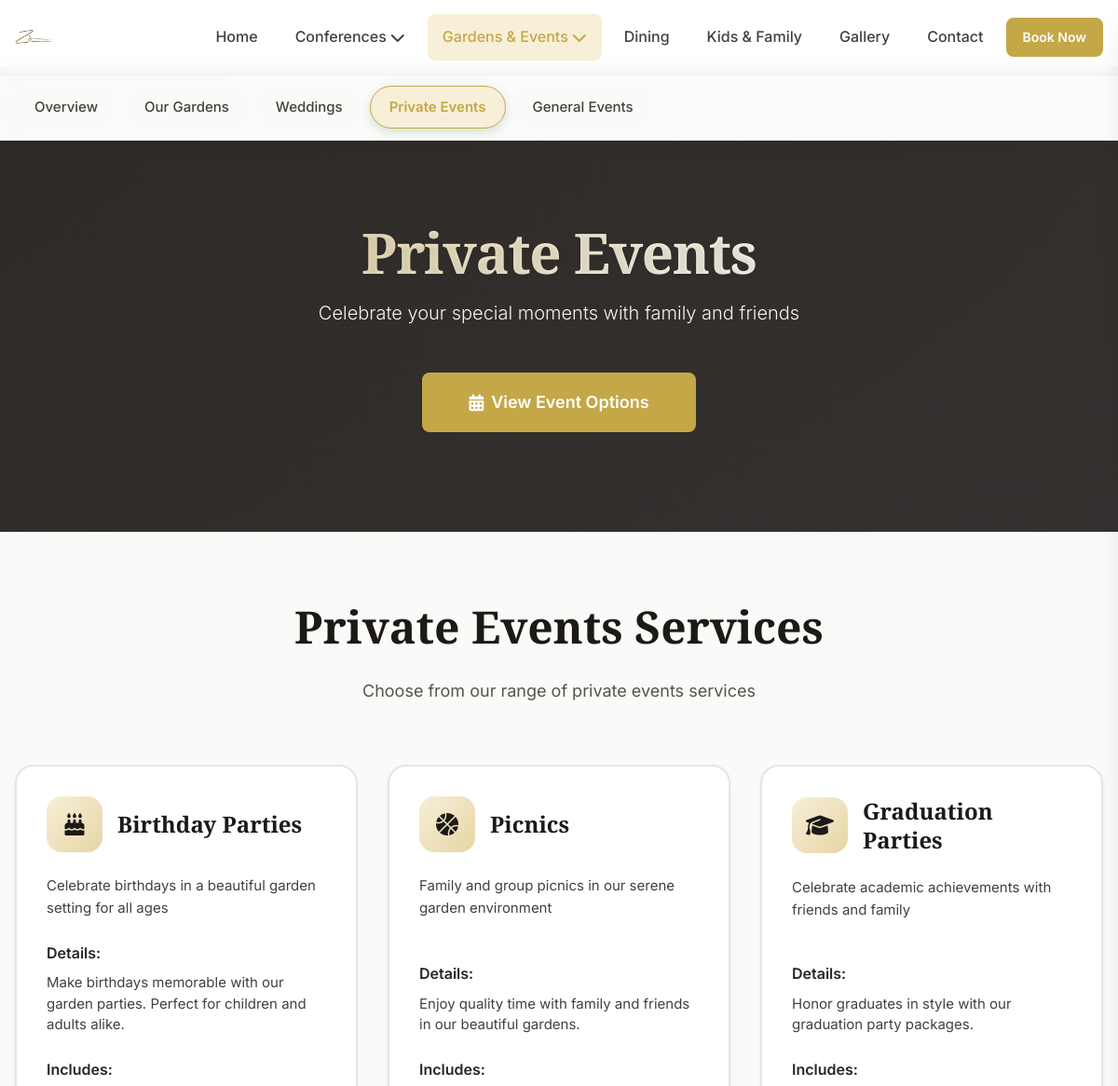
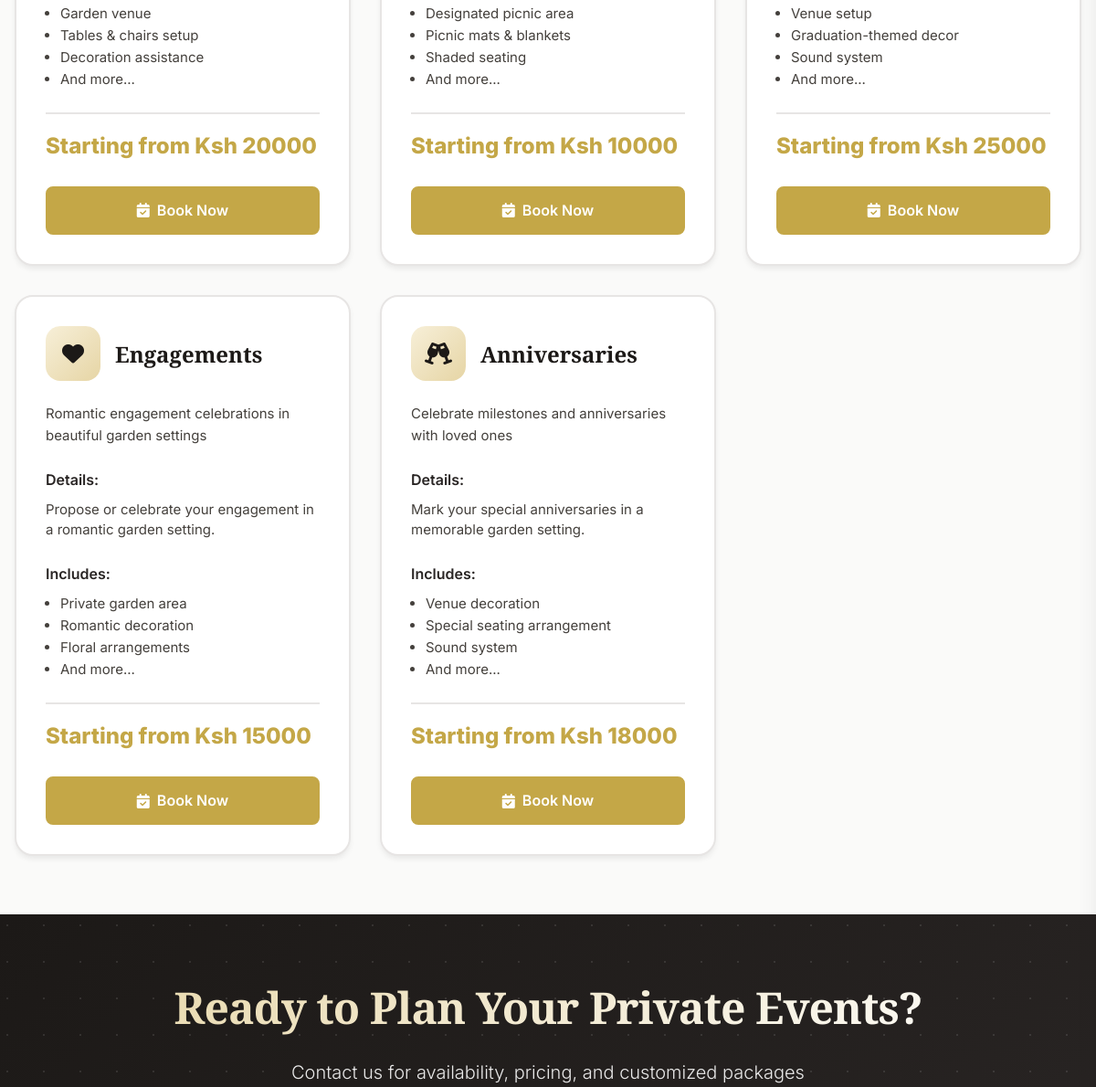
The page /gardens/private-events/ (upper part) on the database as committed earlier (2 pictures, top to bottom).
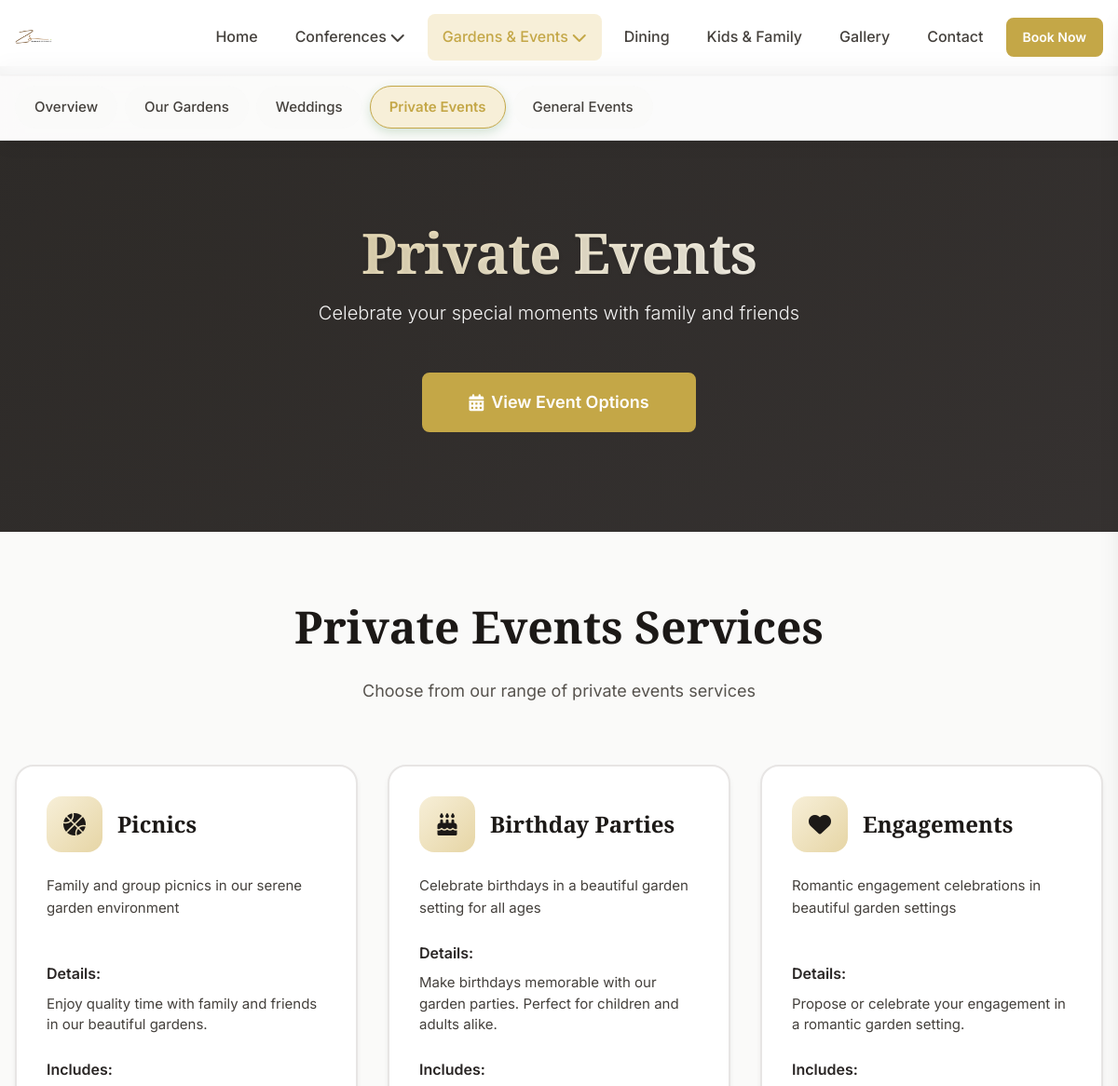
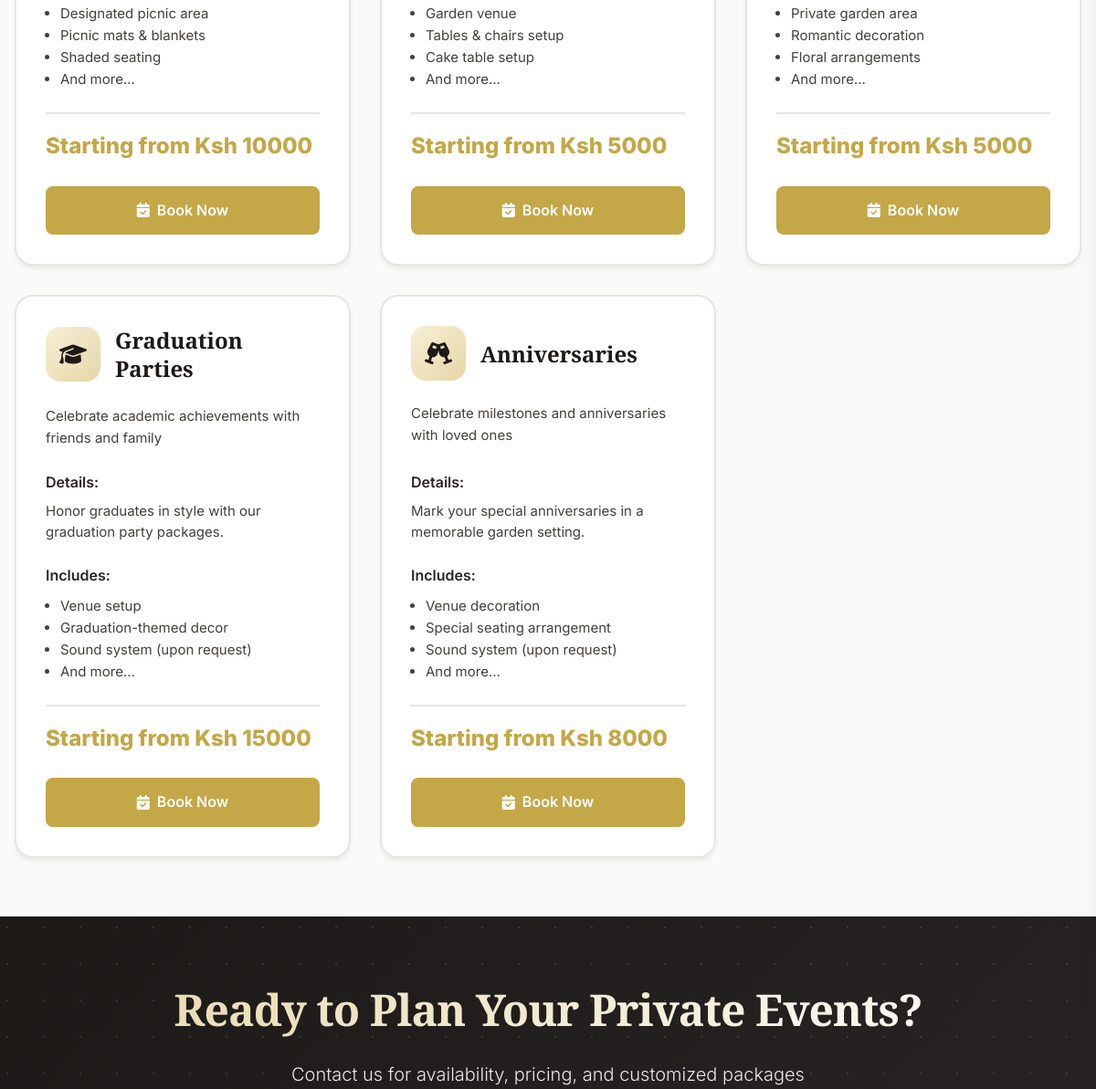
The same page on the database as committed later (2 pictures, top to bottom).
### apps/gardens/models.py (models this page shows, shortened)
class EventType(SEOFields, TimeStampedModel):
    EVENT_CATEGORIES = [
        ('wedding', 'Weddings'),
        ('private', 'Private Events'),
        ('general', 'General Events'),
    ]
    name = models.CharField(max_length=100)
    slug = models.SlugField(unique=True)
    category = models.CharField(max_length=20, choices=EVENT_CATEGORIES)
    icon = models.CharField(max_length=50, help_text="Font Awesome icon class")
    description = models.TextField()
    detailed_description = models.TextField(blank=True)
    includes = models.TextField(
        help_text="Services included, one per line",
        blank=True
    )
    starting_price = models.DecimalField(
        max_digits=10,
        decimal_places=2,
        null=True,
        blank=True
    )
    is_featured = models.BooleanField(default=False)
    is_active = models.BooleanField(default=True)
    display_order = models.IntegerField(default=0)
    class Meta:
        verbose_name = "Event Type"
        verbose_name_plural = "Event Types"
        ordering = ['category', 'display_order']

### apps/gardens/views.py (the view)
# urls.py: path('private-events/', views.private_events_view, name='private_events'),
def private_events_view(request):
    event_types = EventType.objects.filter(
        category='private',
        is_active=True
    ).order_by('display_order')
    context = {
        'event_types': event_types,
        'category': 'Private Events',
        'category_description': 'Celebrate your special moments with family and friends'
    }
    return render(request, 'gardens/category_detail.html', context)

### apps/conferences/context_processors.py (called while the page is built)
def conference_categories(request):
    return {
        'conference_categories': ConferenceCategory.objects.filter(is_active=True).order_by('display_order')
    }

### apps/gardens/context_processors.py (called while the page is built)
def gardens_categories(request):
    return {
        'gardens_categories': EventType.objects.filter(
            is_active=True
        ).order_by('category', 'display_order')
    }

### apps/gardens/templates/gardens/category_detail.html (shortened to what this page needs)
{% extends "gardens/base.html" %}
{% load static %}
{% block gardens_content %}
<section class="gardens-hero">
    <div class="container">
        <div class="gardens-hero-content">
            <h1 class="gardens-hero-title">{{ category }}</h1>
            <p class="gardens-hero-subtitle">{{ category_description }}</p>
            <a href="#events" class="btn btn-gold btn-large">
                <i class="fas fa-calendar-alt"></i>
                View Event Options
            </a>
        </div>
    </div>
</section>
<section class="section-padding" id="events">
    <div class="container">
        <div class="section-header">
            <h2 class="section-title">{{ category }} Services</h2>
            <p class="section-subtitle">Choose from our range of {{ category|lower }} services</p>
        </div>
        {% if event_types %}
        <div class="event-types-grid">
            {% for event in event_types %}
            <div class="event-type-card">
                <div class="event-type-header">
                    <div class="event-type-icon">
                        <i class="{{ event.icon }}"></i>
                    </div>
                    <h3 class="event-type-title">{{ event.name }}</h3>
                </div>
                <p class="event-type-description">
                    {{ event.description }}
                </p>
                {% if event.detailed_description %}
                <div style="margin-bottom: var(--space-lg);">
                    <p style="font-weight: 600; color: var(--neutral-800); margin-bottom: var(--space-2);">
                        Details:
                    </p>
                    <p style="color: var(--neutral-700); font-size: 0.9375rem; line-height: 1.5;">
                        {{ event.detailed_description }}
                    </p>
                </div>
                {% endif %}
                {% if event.includes %}
                <div style="margin-bottom: var(--space-lg);">
                    <p style="font-weight: 600; color: var(--neutral-800); margin-bottom: var(--space-2);">
                        Includes:
                    </p>
                    <ul style="color: var(--neutral-700); font-size: 0.9375rem; line-height: 1.6; padding-left: var(--space-4);">
                        {% for item in event.includes.splitlines|slice:":3" %}
                        {% if item.strip %}
                        <li>{{ item }}</li>
                        {% endif %}
                        {% endfor %}
                        {% if event.includes.splitlines|length > 3 %}
                        <li>And more...</li>
                        {% endif %}
                    </ul>
                </div>
                {% endif %}
                {% if event.starting_price %}
                <div class="event-type-price">
                    Starting from Ksh {{ event.starting_price|floatformat:0 }}
                </div>
                {% endif %}
                <div class="room-actions" style="margin-top: var(--space-lg);">
                    <a href="#inquiry" class="btn btn-gold" onclick="selectEvent('{{ event.name }}')">
                        <i class="fas fa-calendar-check"></i>
                        Book Now
                    </a>
                </div>
            </div>
            {% endfor %}
        </div>
        {% endif %}
    </div>
</section>
<section class="cta-section">
    <div class="container">
        <div class="cta-content">
            <h2 class="cta-title">Ready to Plan Your {{ category }}?</h2>
            <p class="cta-subtitle">Contact us for availability, pricing, and customized packages</p>
        </div>
    </div>
</section>
{% endblock %}

Rows that differ between the two databases and show on the page:
changed EventType "Picnics": moves up the list
changed EventType "Birthday Parties": starting_price "20000" → "5000"
changed EventType "Engagements": starting_price "15000" → "5000"; moves up the list
changed EventType "Graduation Parties": starting_price "25000" → "15000"
changed EventType "Anniversaries": starting_price "18000" → "8000"
Other text that changed with them:
new list line: "Cake table setup"
new list line: "Sound system (upon request)"
list line gone: "Decoration assistance"
list line gone: "Sound system"
